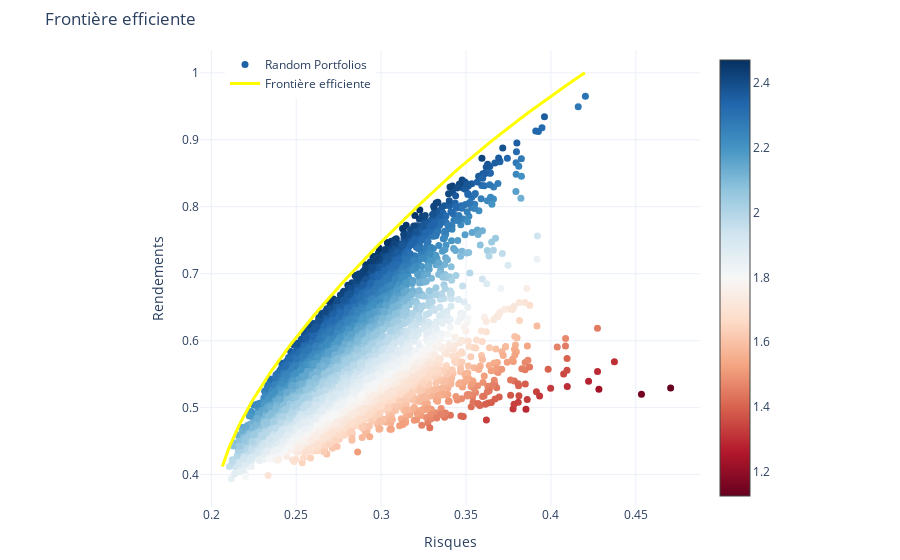

The notebook cell saved with this chart:
### Code cell
fig = go.Figure()
fig.update_layout(
    margin=dict(l=200, r=200, t=50, b=50),
)
fig.add_trace(go.Scatter(x=portfolios_df['risks'], y=portfolios_df['returns'], mode='markers', marker=dict(color=portfolios_df['returns']/portfolios_df['risks'], showscale=True, colorscale='RdBu', size=7), name="Random Portfolios"))
fig.add_trace(go.Scatter(x=frontier_risks, y=frontier_returns, mode='lines', line=dict(color='yellow', width=3), name='Frontière efficiente'))
fig.update_layout(title='Frontière efficiente', yaxis_title='Rendements', xaxis_title='Risques', legend=dict(yanchor="top", y=1, xanchor="left", x=0.05))
fig.show()

### Figure 1 — Plotly figure (JSON) as saved in the notebook; plotly's stock layout.template omitted (floating-point values rounded to 4 significant figures; data arrays with more than 128 entries replaced by an {"elided": "..."} marker saying what was removed)
{"data": [{"marker": {"color": {"elided": "10000 float values"}, "colorscale": [[0, "rgb(103,0,31)"], [0.1, "rgb(178,24,43)"], [0.2, "rgb(214,96,77)"], [0.3, "rgb(244,165,130)"], [0.4, "rgb(253,219,199)"], [0.5, "rgb(247,247,247)"], [0.6, "rgb(209,229,240)"], [0.7, "rgb(146,197,222)"], [0.8, "rgb(67,147,195)"], [0.9, "rgb(33,102,172)"], [1, "rgb(5,48,97)"]], "showscale": true, "size": 7}, "mode": "markers", "name": "Random Portfolios", "type": "scatter", "x": {"elided": "10000 float values"}, "y": {"elided": "10000 float values"}}, {"line": {"color": "yellow", "width": 3}, "mode": "lines", "name": "Frontière efficiente", "type": "scatter", "x": [0.2065, 0.2073, 0.2081, 0.2089, 0.2098, 0.2108, 0.2117, 0.2127, 0.2138, 0.2149, 0.216, 0.2172, 0.2184, 0.2196, 0.2209, 0.2222, 0.2235, 0.2249, 0.2263, 0.2277, 0.2292, 0.2307, 0.2323, 0.2338, 0.2354, 0.237, 0.2387, 0.2404, 0.2421, 0.2438, 0.2456, 0.2474, 0.2492, 0.251, 0.2529, 0.2548, 0.2567, 0.2586, 0.2605, 0.2625, 0.2645, 0.2665, 0.2685, 0.2706, 0.2727, 0.2748, 0.2769, 0.279, 0.2812, 0.2833, 0.2855, 0.2877, 0.29, 0.2922, 0.2945, 0.2968, 0.2991, 0.3014, 0.3037, 0.3061, 0.3084, 0.3108, 0.3132, 0.3156, 0.3181, 0.3205, 0.323, 0.3254, 0.3279, 0.3304, 0.3329, 0.3354, 0.338, 0.3406, 0.3432, 0.3459, 0.3486, 0.3514, 0.3541, 0.3569, 0.3598, 0.3626, 0.3655, 0.3685, 0.3714, 0.3744, 0.3775, 0.3805, 0.3836, 0.3868, 0.3899, 0.3931, 0.3964, 0.3996, 0.4029, 0.4062, 0.4096, 0.413, 0.4165, 0.42], "y": [0.4122, 0.4182, 0.4241, 0.4301, 0.436, 0.4419, 0.4479, 0.4538, 0.4597, 0.4657, 0.4716, 0.4776, 0.4835, 0.4894, 0.4954, 0.5013, 0.5072, 0.5132, 0.5191, 0.5251, 0.531, 0.5369, 0.5429, 0.5488, 0.5547, 0.5607, 0.5666, 0.5725, 0.5785, 0.5844, 0.5904, 0.5963, 0.6022, 0.6082, 0.6141, 0.62, 0.626, 0.6319, 0.6379, 0.6438, 0.6497, 0.6557, 0.6616, 0.6675, 0.6735, 0.6794, 0.6853, 0.6913, 0.6972, 0.7032, 0.7091, 0.715, 0.721, 0.7269, 0.7328, 0.7388, 0.7447, 0.7507, 0.7566, 0.7625, 0.7685, 0.7744, 0.7803, 0.7863, 0.7922, 0.7981, 0.8041, 0.81, 0.816, 0.8219, 0.8278, 0.8338, 0.8397, 0.8456, 0.8516, 0.8575, 0.8635, 0.8694, 0.8753, 0.8813, 0.8872, 0.8931, 0.8991, 0.905, 0.9109, 0.9169, 0.9228, 0.9288, 0.9347, 0.9406, 0.9466, 0.9525, 0.9584, 0.9644, 0.9703, 0.9763, 0.9822, 0.9881, 0.9941, 1]}], "layout": {"legend": {"x": 0.05, "xanchor": "left", "y": 1, "yanchor": "top"}, "margin": {"b": 50, "l": 200, "r": 200, "t": 50}, "title": {"text": "Frontière efficiente"}, "xaxis": {"title": {"text": "Risques"}}, "yaxis": {"title": {"text": "Rendements"}}}}
